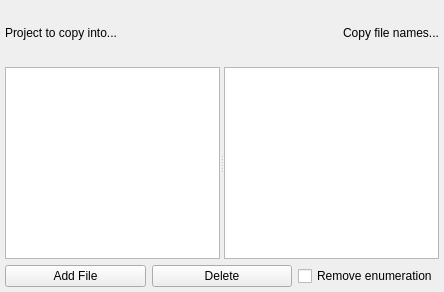
<?xml version="1.0" encoding="UTF-8"?>
<ui version="4.0">
 <class>Widget</class>
 <widget class="QWidget" name="Widget">
  <property name="geometry">
   <rect>
    <x>0</x>
    <y>0</y>
    <width>444</width>
    <height>292</height>
   </rect>
  </property>
  <property name="windowTitle">
   <string>Widget</string>
  </property>
  <layout class="QVBoxLayout" name="verticalLayout">
   <property name="leftMargin">
    <number>5</number>
   </property>
   <property name="topMargin">
    <number>5</number>
   </property>
   <property name="rightMargin">
    <number>5</number>
   </property>
   <property name="bottomMargin">
    <number>5</number>
   </property>
   <item>
    <layout class="QHBoxLayout" name="horizontalLayout">
     <property name="sizeConstraint">
      <enum>QLayout::SetMinAndMaxSize</enum>
     </property>
     <item>
      <widget class="QLabel" name="label">
       <property name="text">
        <string>Project to copy into...</string>
       </property>
      </widget>
     </item>
     <item>
      <spacer name="horizontalSpacer">
       <property name="orientation">
        <enum>Qt::Horizontal</enum>
       </property>
       <property name="sizeHint" stdset="0">
        <size>
         <width>40</width>
         <height>20</height>
        </size>
       </property>
      </spacer>
     </item>
     <item>
      <widget class="QLabel" name="label_2">
       <property name="text">
        <string>Copy file names...</string>
       </property>
      </widget>
     </item>
    </layout>
   </item>
   <item>
    <widget class="QSplitter" name="splitter">
     <property name="orientation">
      <enum>Qt::Horizontal</enum>
     </property>
     <widget class="QTreeView" name="treeView"/>
     <widget class="QTableView" name="tableView">
      <attribute name="horizontalHeaderVisible">
       <bool>false</bool>
      </attribute>
      <attribute name="horizontalHeaderDefaultSectionSize">
       <number>500</number>
      </attribute>
     </widget>
    </widget>
   </item>
   <item>
    <layout class="QHBoxLayout" name="horizontalLayout_2">
     <item>
      <widget class="QPushButton" name="pushButton">
       <property name="text">
        <string>Add File</string>
       </property>
      </widget>
     </item>
     <item>
      <widget class="QPushButton" name="pushButton_2">
       <property name="text">
        <string>Delete</string>
       </property>
      </widget>
     </item>
     <item>
      <widget class="QCheckBox" name="checkBox">
       <property name="text">
        <string>Remove enumeration</string>
       </property>
      </widget>
     </item>
    </layout>
   </item>
  </layout>
 </widget>
 <layoutdefault spacing="6" margin="11"/>
 <resources/>
 <connections/>
</ui>
